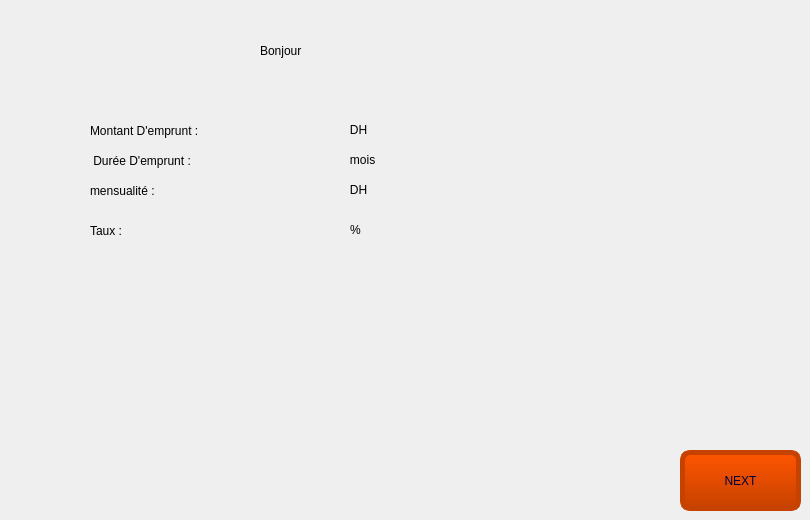
    <widget class="QWidget" name="page_6">
     <widget class="QLabel" name="label">
      <property name="geometry">
       <rect>
        <x>90</x>
        <y>110</y>
        <width>121</width>
        <height>41</height>
       </rect>
      </property>
      <property name="text">
       <string>Montant D'emprunt :</string>
      </property>
     </widget>
     <widget class="QLabel" name="label_7">
      <property name="geometry">
       <rect>
        <x>90</x>
        <y>140</y>
        <width>121</width>
        <height>41</height>
       </rect>
      </property>
      <property name="text">
       <string> Durée D'emprunt :</string>
      </property>
     </widget>
     <widget class="QLabel" name="label_8">
      <property name="geometry">
       <rect>
        <x>90</x>
        <y>170</y>
        <width>121</width>
        <height>41</height>
       </rect>
      </property>
      <property name="text">
       <string>mensualité :</string>
      </property>
     </widget>
     <widget class="QLabel" name="label_40">
      <property name="geometry">
       <rect>
        <x>260</x>
        <y>30</y>
        <width>121</width>
        <height>41</height>
       </rect>
      </property>
      <property name="styleSheet">
       <string notr="true">font: 14pt &quot;Modern No. 20&quot;;</string>
      </property>
      <property name="text">
       <string>Bonjour </string>
      </property>
     </widget>
     <widget class="QLabel" name="label_41">
      <property name="geometry">
       <rect>
        <x>90</x>
        <y>210</y>
        <width>121</width>
        <height>41</height>
       </rect>
      </property>
      <property name="text">
       <string>Taux :</string>
      </property>
     </widget>
     <widget class="QLabel" name="label_42">
      <property name="geometry">
       <rect>
        <x>350</x>
        <y>30</y>
        <width>121</width>
        <height>41</height>
       </rect>
      </property>
      <property name="text">
       <string/>
      </property>
     </widget>
     <widget class="QLabel" name="label_43">
      <property name="geometry">
       <rect>
        <x>220</x>
        <y>110</y>
        <width>121</width>
        <height>41</height>
       </rect>
      </property>
      <property name="text">
       <string/>
      </property>
     </widget>
     <widget class="QLabel" name="label_44">
      <property name="geometry">
       <rect>
        <x>210</x>
        <y>140</y>
        <width>121</width>
        <height>41</height>
       </rect>
      </property>
      <property name="text">
       <string/>
      </property>
     </widget>
     <widget class="QLabel" name="label_45">
      <property name="geometry">
       <rect>
        <x>210</x>
        <y>170</y>
        <width>121</width>
        <height>41</height>
       </rect>
      </property>
      <property name="text">
       <string/>
      </property>
     </widget>
     <widget class="QLabel" name="label_46">
      <property name="geometry">
       <rect>
        <x>210</x>
        <y>210</y>
        <width>121</width>
        <height>41</height>
       </rect>
      </property>
      <property name="text">
       <string/>
      </property>
     </widget>
     <widget class="QPushButton" name="pushButton_10">
      <property name="geometry">
       <rect>
        <x>680</x>
        <y>450</y>
        <width>121</width>
        <height>61</height>
       </rect>
      </property>
      <property name="cursor">
       <cursorShape>OpenHandCursor</cursorShape>
      </property>
      <property name="styleSheet">
       <string notr="true">color: rgb(0, 0, 58);
 border: none;
font: 18pt &quot;Sitka Small&quot;;
padding:10px 15px;
background-color: qlineargradient(x1: 0, y1: 0, x2: 0, y2: 1, stop: 0  rgb(255, 85, 0), stop: 1 rgb(198, 66, 0));
border-style: solid;
border-color: rgb(198, 66, 0);
border-width: 5px;
border-radius: 10px;</string>
      </property>
      <property name="text">
       <string>NEXT</string>
      </property>
     </widget>
     <widget class="QLabel" name="label_71">
      <property name="geometry">
       <rect>
        <x>340</x>
        <y>120</y>
        <width>51</width>
        <height>20</height>
       </rect>
      </property>
      <property name="text">
       <string>   DH</string>
      </property>
     </widget>
     <widget class="QLabel" name="label_72">
      <property name="geometry">
       <rect>
        <x>340</x>
        <y>150</y>
        <width>51</width>
        <height>20</height>
       </rect>
      </property>
      <property name="text">
       <string>   mois</string>
      </property>
     </widget>
     <widget class="QLabel" name="label_73">
      <property name="geometry">
       <rect>
        <x>350</x>
        <y>220</y>
        <width>51</width>
        <height>20</height>
       </rect>
      </property>
      <property name="text">
       <string>%</string>
      </property>
     </widget>
     <widget class="QLabel" name="label_74">
      <property name="geometry">
       <rect>
        <x>340</x>
        <y>180</y>
        <width>51</width>
        <height>20</height>
       </rect>
      </property>
      <property name="text">
       <string>   DH</string>
      </property>
     </widget>
    </widget>
